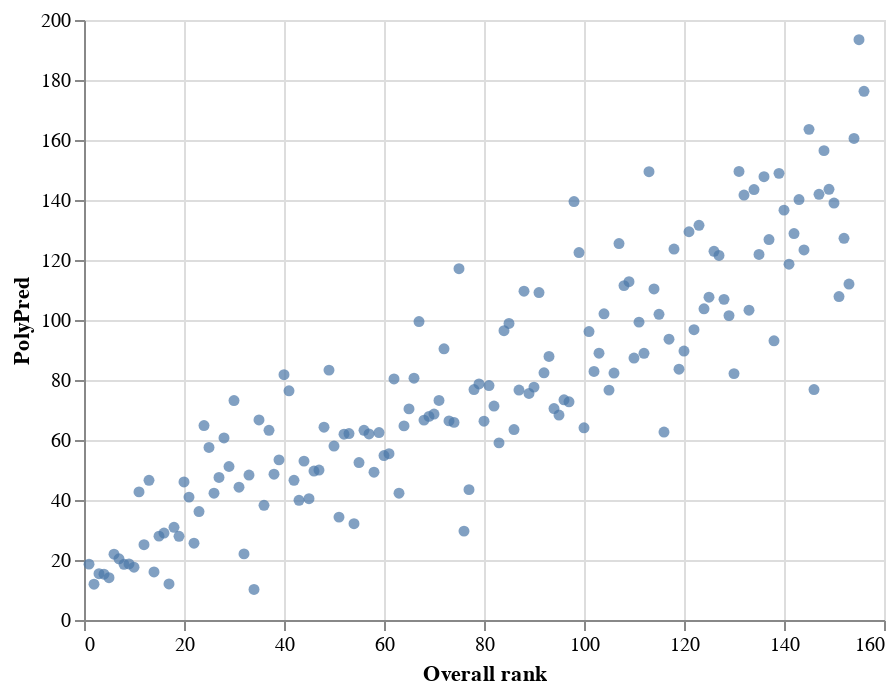

The code cell stored with this chart in its notebook:
### Code cell
c5 = alt.Chart(df).mark_circle().encode(
    x = "Overall rank",
    y = "PolyPred"
)
c5

### Figure 1 — Vega-Lite specification as saved in the notebook (floating-point values rounded to 4 significant figures; data arrays with more than 128 entries replaced by an {"elided": "..."} marker saying what was removed)
{"config": {"view": {"continuousWidth": 400, "continuousHeight": 300}}, "data": {"name": "data-71c5f661d3cfc1d20342ce5fb020e00d"}, "mark": "circle", "encoding": {"x": {"field": "Overall rank", "type": "quantitative"}, "y": {"field": "PolyPred", "type": "quantitative"}}, "$schema": "https://vega.github.io/schema/vega-lite/v4.17.0.json", "datasets": {"data-71c5f661d3cfc1d20342ce5fb020e00d": {"elided": "156 records"}}}
